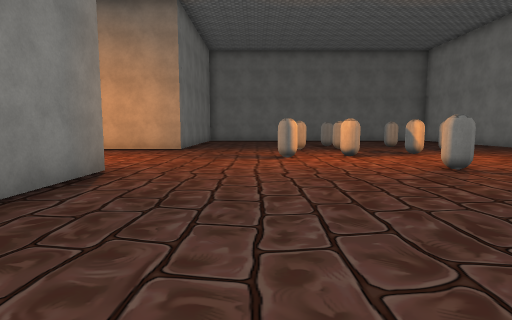
[1] (above)

16 first-person views from a walk through a scene from a Unity 3-D project. The camera is 1.5 m above the floor, tilts 6° down and sees 80° across. The floor is counted in squares, 2 m on a side. Each view is taken from the middle of a square. On the plan, view 1 faces up. The plan holds only what a view shows up to about 10 squares ahead; the rest is blank. The place goes on beyond the plan. The player character is not drawn. Some animated figures are left out. Door leaves are left out, so doorways stand open. Some surface patterns are stand-ins.

[2]
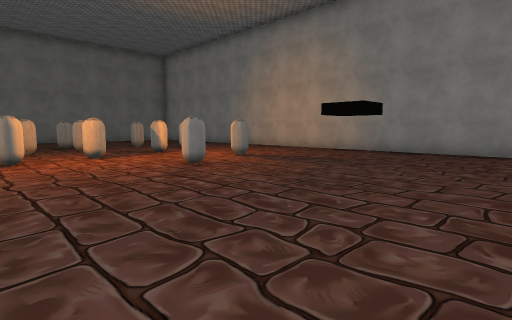

[3]
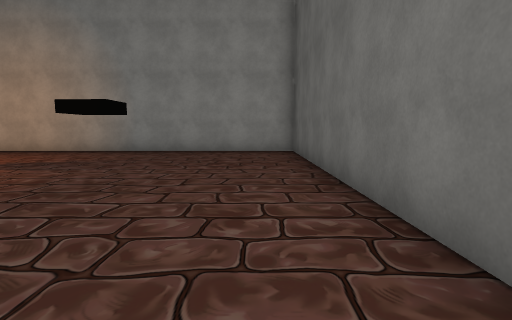

[4]
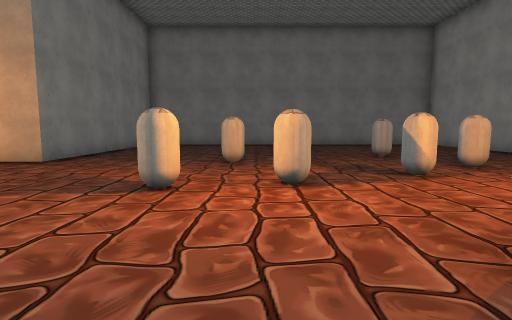

[5]
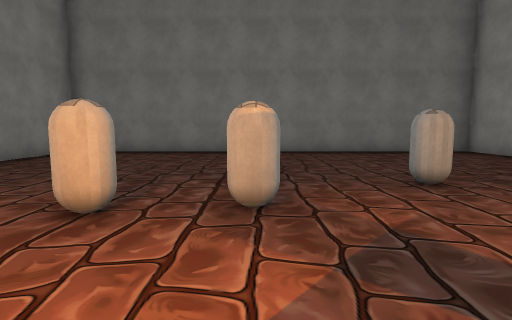

[6]
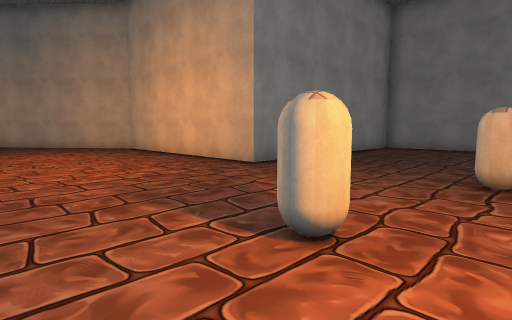

[7]
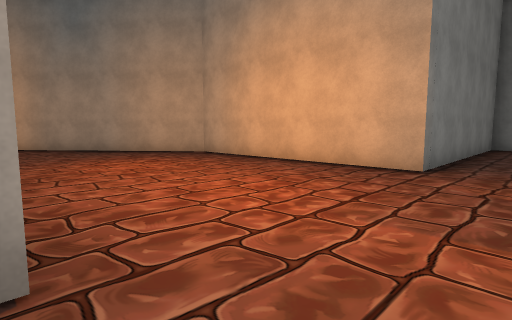

[8]
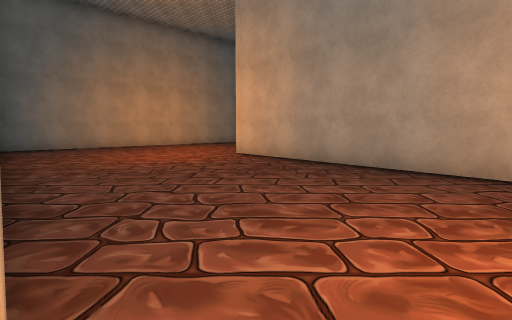

[9]
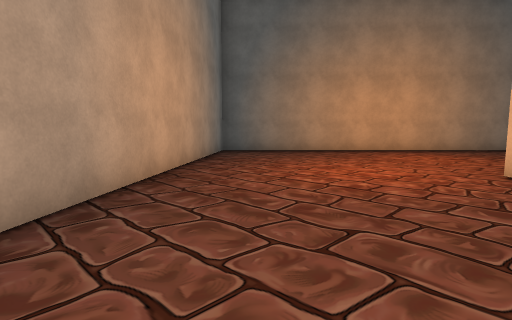

[10]
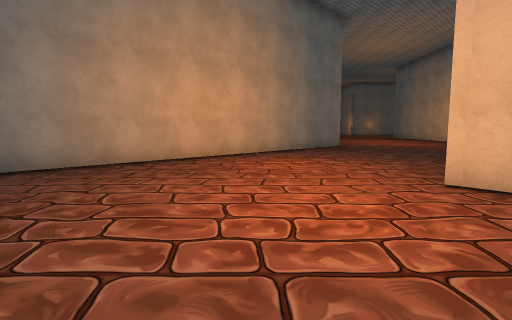

[11]
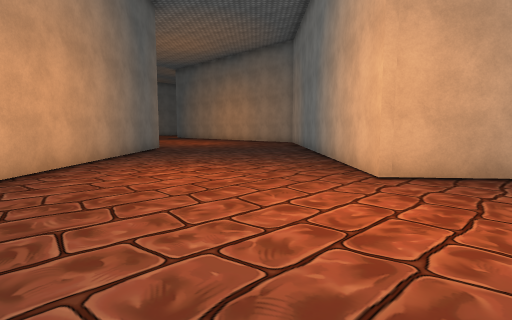

[12]
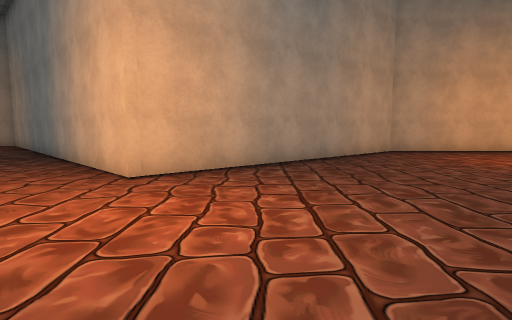

[13]
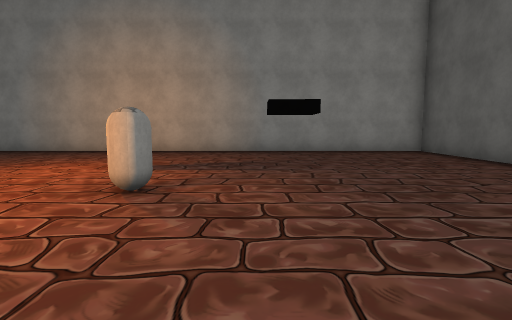

[14]
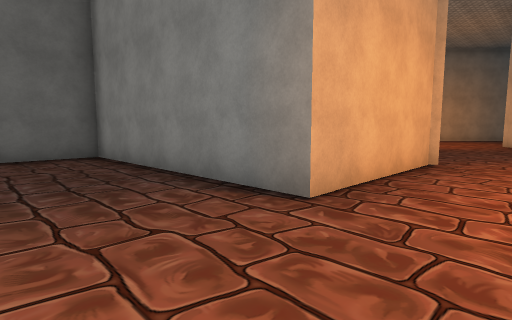

[15]
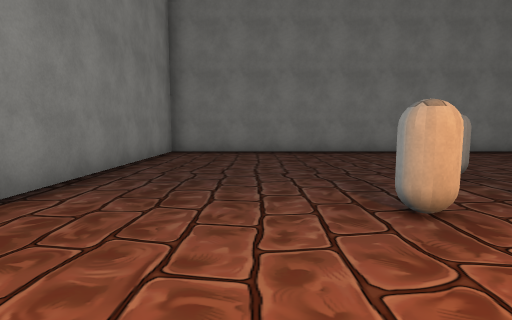

[16]
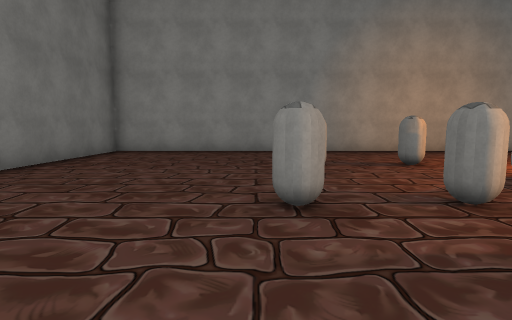

### Floor plan
Points are (right, up) in squares from view 1. A wall is a line through its corners. A room is listed if a view was taken in it or the views show most of it. See-through windows are left out.
Room 1 (views 1, 2, 3, 4, 5, 6, 7, 8, 9, 10, 11, 12, 13, 14, 15, 16)
walls: (-6.6, 5.2) (-2.6, 5.2) (-2.6, -1.2) (-0.6, -1.2); (1.2, -1.2) (9.5, -1.2) (9.5, 17.4) (-2.6, 17.4) (-2.6, 10.5) (-8.8, 10.5) (-14.9, 5.4) (-20.5, 11.1); (-21.6, 4.6) (-15.3, -1.8) (-6.7, 5.4)
objects: other object (1, 8); other object (1, 11) to (2, 11); other object (2, 8); other object (3, 11); other object (3, 13); other object (4, 6); other object (5, 9); other object (5, 12); other object (6, 6); other object (6, 10)

Positions as (right, up) in squares from view 1, and headings:
1: (0, 0), facing up
2: (0, 0), facing up-right
3: (0, 0), facing right
4: (2, 4), facing up
5: (3, 8), facing up
6: (2, 6), facing up-left
7: (-1, 5), facing up-left
8: (-6, 6), facing left
9: (-9, 6), facing down-left
10: (-11, 3), facing left
11: (-13, 1), facing up-left
12: (-13, 1), facing up
13: (0, 4), facing right
14: (0, 7), facing down-left
15: (0, 8), facing up
16: (0, 13), facing right
